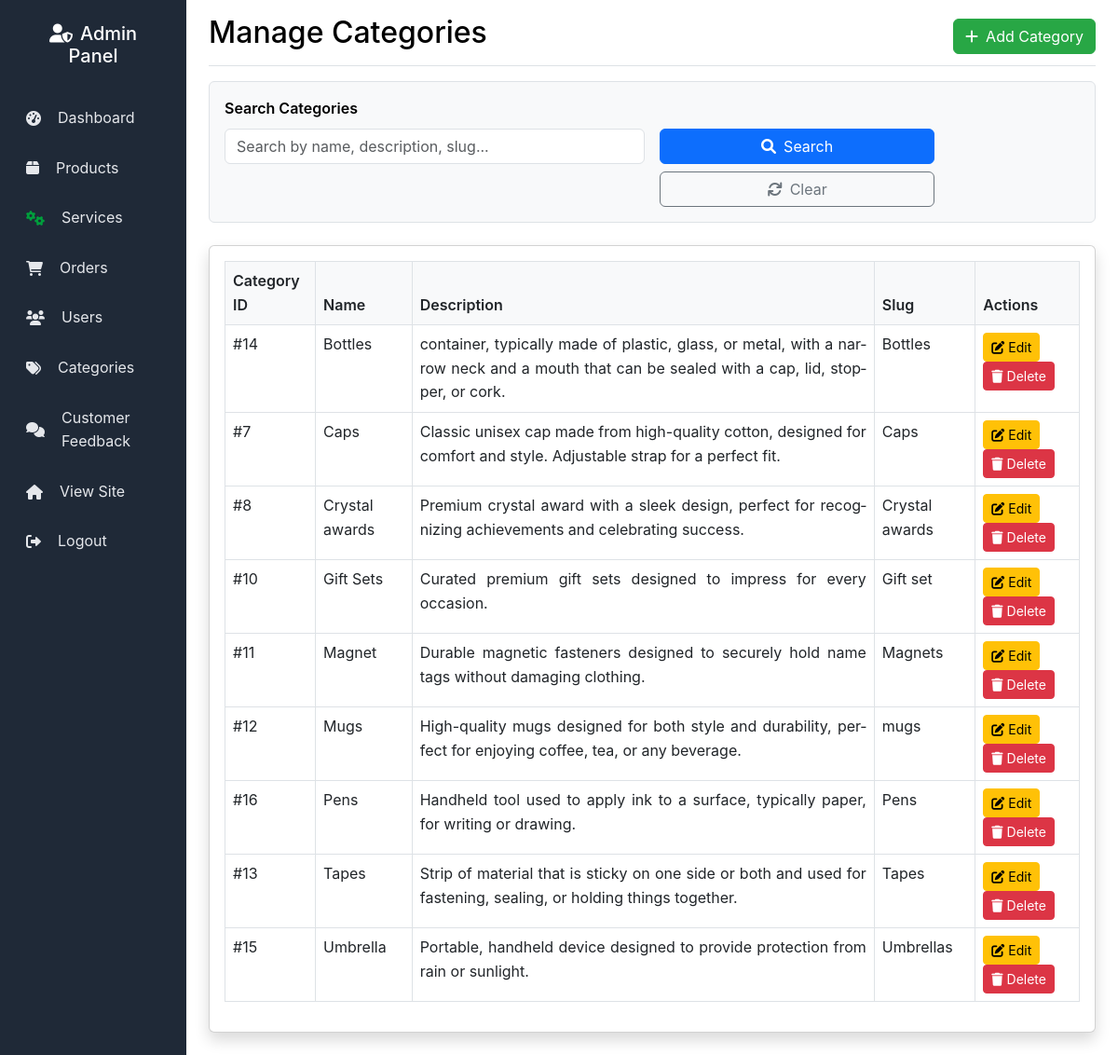
The page /admin/categories.php (signed in) on the database its author committed.
### tables this page shows
CREATE TABLE `categories` (
  `id` int(11) NOT NULL,
  `name` varchar(100) NOT NULL,
  `description` text DEFAULT NULL,
  `slug` varchar(100) NOT NULL,
  `created_at` timestamp NOT NULL DEFAULT current_timestamp()
);

### includes/functions.php (called while the page is built, shortened)
<?php
function getCategories($conn) {
    $stmt = $conn->prepare("SELECT * FROM categories ORDER BY name");
    $stmt->execute();
    return $stmt->fetchAll(PDO::FETCH_ASSOC);
}
?>

### admin/categories.php (the view, shortened to what this page needs)
<?php
require_once '../config/database.php';
require_once '../includes/functions.php';
$search = $_GET['search'] ?? '';
$all_categories = getCategories($conn);
$categories = [];
if (!empty($search)) {
    $search_lower = strtolower(trim($search));
    foreach ($all_categories as $category) {
        if (strpos(strtolower($category['name']), $search_lower) !== false ||
            strpos(strtolower($category['description']), $search_lower) !== false ||
            strpos(strtolower($category['slug']), $search_lower) !== false) {
            $categories[] = $category;
        }
    }
} else {
    $categories = $all_categories;
}
?>
<!DOCTYPE html>
<html lang="en">
<head>
    <link href="https://cdn.jsdelivr.net/npm/bootstrap@5.3.0/dist/css/bootstrap.min.css" rel="stylesheet">
    <link href="../assets/css/style.css" rel="stylesheet">
    <link href="admin.css?v=<?php echo time(); ?>" rel="stylesheet">
    <link href="https://cdnjs.cloudflare.com/ajax/libs/font-awesome/6.0.0/css/all.min.css" rel="stylesheet">
</head>
<body>
<div class="container-fluid">
    <div class="row">
        <?php include 'sidebar.php'; ?>
        <main class="col-md-9 ms-sm-auto col-lg-10 px-md-4">
            <div class="d-flex justify-content-between flex-wrap flex-md-nowrap align-items-center pt-3 pb-2 mb-3 border-bottom">
                <h1 class="h2">Manage Categories</h1>
                <button class="btn btn-success" data-bs-toggle="modal" data-bs-target="#addCategoryModal"><i class="fas fa-plus me-2"></i>Add Category</button>
            </div>
            <div class="admin-search-container">
                <div class="admin-search-form">
                    <form method="GET" class="row g-3">
                        <div class="col-md-6">
                            <label for="search" class="form-label">Search Categories</label>
                            <input type="text" class="form-control" id="search" name="search"
                                   value="<?php echo htmlspecialchars($_GET['search'] ?? ''); ?>"
                                   placeholder="Search by name, description, slug...">
                        </div>
                        <div class="col-md-4">
                            <label class="form-label">&nbsp;</label>
                            <div>
                                <button type="submit" class="btn btn-primary w-100 mb-2">
                                    <i class="fas fa-search me-2"></i>Search
                                </button>
                                <a href="categories.php" class="btn btn-outline-secondary w-100">
                                    <i class="fas fa-refresh me-2"></i>Clear
                                </a>
                            </div>
                        </div>
                    </form>
                </div>
            </div>
            <div class="card shadow mb-4">
                <div class="card-body">
                    <div class="table-responsive">
                        <table class="table table-bordered table-hover">
                            <thead class="bg-success text-white">
                                <tr>
                                    <th>Category ID</th>
                                    <th>Name</th>
                                    <th>Description</th>
                                    <th>Slug</th>
                                    <th>Actions</th>
                                </tr>
                            </thead>
                            <tbody>
                            <?php foreach ($categories as $cat): ?>
                                <tr>
                                    <td>#<?php echo $cat['id']; ?></td>
                                    <td><?php echo htmlspecialchars($cat['name']); ?></td>
                                    <td><?php echo htmlspecialchars($cat['description']); ?></td>
                                    <td><?php echo htmlspecialchars($cat['slug']); ?></td>
                                    <td>
                                        <button class="btn btn-warning btn-sm" data-bs-toggle="modal" data-bs-target="#editCategoryModal<?php echo $cat['id']; ?>"><i class="fas fa-edit"></i> Edit</button>
                                        <button class="btn btn-danger btn-sm" data-bs-toggle="modal" data-bs-target="#deleteCategoryModal<?php echo $cat['id']; ?>"><i class="fas fa-trash"></i> Delete</button>
                                    </td>
                                </tr>
                            <?php endforeach; ?>
                            </tbody>
                        </table>
                    </div>
                </div>
            </div>
        </main>
    </div>
</div>
</body>
</html>

### assets/css/style.css (style rules this page uses)
:root { --primary-color: #000000; --secondary-color: #ffffff; --success-color: #28a745; --warning-color: #ffc107; --danger-color: #dc3545; --light-gray: #f8f9fa; --dark-gray: #343a40; }
body { font-family: 'Geist', 'Inter', 'Segoe UI', Arial, sans-serif !important; line-height: 1.6; color: var(--primary-color); }
.card-text, .card-body, .modal-body, .alert, .lead, .content, .section-content, .article-content, .about-content { text-align: justify; text-justify: inter-word; hyphens: auto; }
.btn-success { background-color: var(--success-color); border-color: var(--success-color); }
.btn-warning { background-color: var(--warning-color); border-color: var(--warning-color); color: var(--primary-color); }
.btn-danger { background-color: var(--danger-color); border-color: var(--danger-color); }
.form-label { font-weight: 600; }
.table th { background-color: var(--light-gray); border-color: #dee2e6; font-weight: 600; }
.bg-success { background-color: var(--success-color) !important; }

### admin/admin.css (style rules this page uses)
:root { --admin-sidebar-bg: #1f2937; }
.table-responsive > table { min-width: 700px; }
.admin-search-container { margin-bottom: 1.5rem; }
.admin-search-form { background: #f8f9fa; padding: 1rem; border-radius: 0.375rem; border: 1px solid #dee2e6; }
.admin-search-form .form-control { border-radius: 0.375rem; }
.admin-search-form .btn { border-radius: 0.375rem; }

### rows shown on the page
categories: id "14", name "Bottles", description "container, typically made of plastic, glass, or metal, with a narrow neck and a mouth that can be sealed with a cap, lid, stopper, or cork.", slug "Bottles"
categories: id "7", name "Caps", description "Classic unisex cap made from high-quality cotton, designed for comfort and style. Adjustable strap for a perfect fit.", slug "Caps"
categories: id "8", name "Crystal awards", description "Premium crystal award with a sleek design, perfect for recognizing achievements and celebrating success.", slug "Crystal awards"
categories: id "10", name "Gift Sets", description "Curated premium gift sets designed to impress for every occasion.", slug "Gift set"
categories: id "11", name "Magnet", description "Durable magnetic fasteners designed to securely hold name tags without damaging clothing.", slug "Magnets"
categories: id "12", name "Mugs", description "High-quality mugs designed for both style and durability, perfect for enjoying coffee, tea, or any beverage.", slug "mugs"
categories: id "16", name "Pens", description "Handheld tool used to apply ink to a surface, typically paper, for writing or drawing.", slug "Pens"
categories: id "13", name "Tapes", description "Strip of material that is sticky on one side or both and used for fastening, sealing, or holding things together.", slug "Tapes"
categories: id "15", name "Umbrella", description "Portable, handheld device designed to provide protection from rain or sunlight.", slug "Umbrellas"
